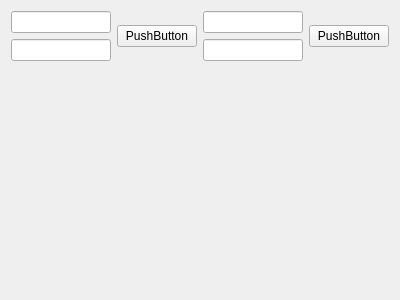
<?xml version="1.0" encoding="UTF-8"?>
<ui version="4.0">
 <class>DebugColorDialog</class>
 <widget class="QWidget" name="DebugColorDialog">
  <property name="geometry">
   <rect>
    <x>0</x>
    <y>0</y>
    <width>400</width>
    <height>300</height>
   </rect>
  </property>
  <property name="windowTitle">
   <string>Form</string>
  </property>
  <layout class="QVBoxLayout" name="verticalLayout_3" stretch="2,8">
   <item>
    <layout class="QHBoxLayout" name="horizontalLayout_3">
     <item>
      <layout class="QHBoxLayout" name="horizontalLayout">
       <item>
        <layout class="QVBoxLayout" name="verticalLayout">
         <item>
          <widget class="QLineEdit" name="lineEdit"/>
         </item>
         <item>
          <widget class="QLineEdit" name="lineEdit_3"/>
         </item>
        </layout>
       </item>
       <item>
        <widget class="RoundButton" name="pushButton">
         <property name="text">
          <string>PushButton</string>
         </property>
        </widget>
       </item>
      </layout>
     </item>
     <item>
      <layout class="QHBoxLayout" name="horizontalLayout_2">
       <item>
        <layout class="QVBoxLayout" name="verticalLayout_2">
         <item>
          <widget class="QLineEdit" name="lineEdit_2"/>
         </item>
         <item>
          <widget class="QLineEdit" name="lineEdit_4"/>
         </item>
        </layout>
       </item>
       <item>
        <widget class="RoundButton" name="pushButton_2">
         <property name="text">
          <string>PushButton</string>
         </property>
        </widget>
       </item>
      </layout>
     </item>
    </layout>
   </item>
   <item>
    <widget class="QWidget" name="widget" native="true"/>
   </item>
  </layout>
 </widget>
 <customwidgets>
  <customwidget>
   <class>RoundButton</class>
   <extends>QPushButton</extends>
   <header>RoundButton.h</header>
  </customwidget>
 </customwidgets>
 <resources/>
 <connections/>
</ui>
